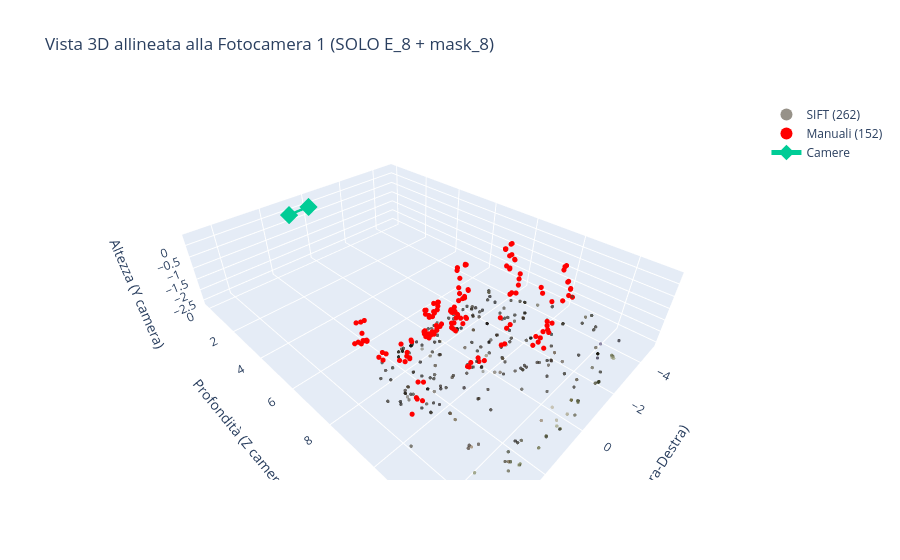

Notebook cell for this chart:
### Code cell
import os
import sys
import numpy as np
import cv2
import plotly.graph_objects as go

# Camera overlay: OFF by default. Enable with: python step3_reconstruct_and_visualize_plotly.py --cameras
SHOW_CAMERAS = True

IMG1_PATH = "object/img1.JPG"
CALIB_PATH = "camera_calib.npz"
E_RES_PATH = "outputs/E_results.npz"

OUT_DIR = "outputs"
os.makedirs(OUT_DIR, exist_ok=True)

img1 = cv2.imread(IMG1_PATH)
assert img1 is not None, "Errore caricamento img1."
img1_rgb = cv2.cvtColor(img1, cv2.COLOR_BGR2RGB)

cal = np.load(CALIB_PATH)
K = cal["K"].astype(np.float64)
dist = cal["dist"].astype(np.float64)

# Undistort img1 for correct color sampling of non-manual points
img1_u = cv2.undistort(img1, K, dist)
img1_u_rgb = cv2.cvtColor(img1_u, cv2.COLOR_BGR2RGB)

res = np.load(E_RES_PATH, allow_pickle=True)

# ============================================================
# USA SOLO LA TUA SOLUZIONE (E_8 + mask_8)
# ============================================================
if "E_8" not in res:
    raise RuntimeError("E_8 non presente in E_results.npz: rigenera lo step2 salvando E_8.")
E = res["E_8"].astype(np.float64)

if "mask_8" not in res:
    raise RuntimeError(
        "mask_8 non presente in E_results.npz.\n"
        "Rigenera E_results.npz con lo step2 che salva mask_8."
    )
mask_in = res["mask_8"].astype(bool)
print("✅ Uso SOLO E_8 + mask_8 (nessun fallback su OpenCV)")

# ------------------------------------------------------------
# Caricamento punti
# ------------------------------------------------------------
if "pts1_px" not in res or "pts1_norm" not in res or "pts2_norm" not in res:
    raise RuntimeError(
        "Nel file E_results.npz mancano pts1_px / pts1_norm / pts2_norm.\n"
        "Assicurati che step2 salvi questi array."
    )

pts1_px = res["pts1_px"].astype(np.float64)
pts1_norm = res["pts1_norm"].astype(np.float64)
pts2_norm = res["pts2_norm"].astype(np.float64)

src_is_manual = res["src_is_manual"].astype(bool) if "src_is_manual" in res else np.zeros(len(pts1_px), dtype=bool)

# Applica solo la tua mask_8
pts1_n = pts1_norm[mask_in].reshape(-1, 1, 2)
pts2_n = pts2_norm[mask_in].reshape(-1, 1, 2)
pts1_p = pts1_px[mask_in]
is_manual = src_is_manual[mask_in]

# ------------------------------------------------------------
# recoverPose con la tua E_8 (cameraMatrix = I perché punti norm)
# ------------------------------------------------------------
retval, R, t, mask_pose = cv2.recoverPose(E, pts1_n, pts2_n, np.eye(3))
mask_pose = mask_pose.ravel().astype(bool)

pts1_final_n = pts1_n[mask_pose].reshape(-1, 2)
pts2_final_n = pts2_n[mask_pose].reshape(-1, 2)
pts1_final_px = pts1_p[mask_pose].astype(np.int32)
is_manual_final = is_manual[mask_pose]

# ------------------------------------------------------------
# Triangolazione (coordinate normalizzate)
# ------------------------------------------------------------
P1 = np.hstack([np.eye(3), np.zeros((3, 1))])
P2 = np.hstack([R, t])

X_h = cv2.triangulatePoints(P1, P2, pts1_final_n.T, pts2_final_n.T)
X = (X_h[:3, :] / (X_h[3, :] + 1e-12)).T

# Colori: campionati correttamente per NON manuali sull'immagine UNDISTORTED
# (i manuali restano rossi in plot, quindi il loro colore qui è irrilevante ma lo teniamo coerente)
pts1_final_u_px = cv2.undistortPoints(
    pts1_final_px.reshape(-1, 1, 2).astype(np.float64),
    K, dist, P=K
).reshape(-1, 2)
pts1_final_u_px = np.rint(pts1_final_u_px).astype(np.int32)

colors_rgb = []
h0, w0 = img1_rgb.shape[:2]
h1, w1 = img1_u_rgb.shape[:2]
for i, pt in enumerate(pts1_final_px):
    if is_manual_final[i]:
        u, v = int(pt[0]), int(pt[1])
        v = int(np.clip(v, 0, h0 - 1))
        u = int(np.clip(u, 0, w0 - 1))
        c = img1_rgb[v, u] / 255.0
    else:
        u, v = int(pts1_final_u_px[i, 0]), int(pts1_final_u_px[i, 1])
        v = int(np.clip(v, 0, h1 - 1))
        u = int(np.clip(u, 0, w1 - 1))
        c = img1_u_rgb[v, u] / 255.0
    colors_rgb.append(c)
colors_rgb = np.asarray(colors_rgb, dtype=np.float64)

# ------------------ FILTRI ------------------
X2 = (R @ X.T + t).T
mask_cheir = (X[:, 2] > 0) & (X2[:, 2] > 0)

dists_all = np.linalg.norm(X, axis=1)
th = np.quantile(dists_all[mask_cheir], 0.9) if np.sum(mask_cheir) > 0 else np.inf
mask_dist = dists_all < th

mask_keep = mask_cheir & mask_dist
X = X[mask_keep]
colors_rgb = colors_rgb[mask_keep]
is_manual_final = is_manual_final[mask_keep]

n_sift = int(np.sum(~is_manual_final))
n_manual = int(np.sum(is_manual_final))
print(f"Punti ricostruiti: {len(X)} (SIFT={n_sift}, MANUAL={n_manual})")

# ------------------ TRANSFORM PLOT ------------------
def transform_to_plot(pts):
    # Stessa tua convenzione: (x, z, -y)
    x_p = pts[:, 0]
    y_p = pts[:, 2]
    z_p = -pts[:, 1]
    return x_p, y_p, z_p

def camera_center_from_Rt(R, t):
    return (-R.T @ t).reshape(3)

def rgb_str(c):
    r, g, b = (np.clip(c, 0, 1) * 255).astype(int)
    return f"rgb({r},{g},{b})"

sift_mask = ~is_manual_final
manual_mask = is_manual_final

data = []

# SIFT cloud (colorata)
if np.sum(sift_mask) > 0:
    xs, ys, zs = transform_to_plot(X[sift_mask])
    cols = [rgb_str(c) for c in colors_rgb[sift_mask]]
    data.append(go.Scatter3d(
        x=xs, y=ys, z=zs,
        mode="markers",
        name=f"SIFT ({n_sift})",
        marker=dict(size=2, color=cols, opacity=0.65)
    ))

# Manual (rossi)
if np.sum(manual_mask) > 0:
    xm, ym, zm = transform_to_plot(X[manual_mask])
    data.append(go.Scatter3d(
        x=xm, y=ym, z=zm,
        mode="markers",
        name=f"Manuali ({n_manual})",
        marker=dict(size=3, color="red", opacity=1.0)
    ))

# Camere (opzionale)
if SHOW_CAMERAS:
    C1 = np.zeros(3)
    C2 = camera_center_from_Rt(R, t)
    C_plot = np.vstack([C1, C2])
    xc, yc, zc = transform_to_plot(C_plot)

    data.append(go.Scatter3d(
        x=xc, y=yc, z=zc,
        mode="markers+lines",
        name="Camere",
        marker=dict(size=6, symbol="diamond"),
        line=dict(width=5)
    ))

fig = go.Figure(data=data)

fig.update_layout(
    title="Vista 3D allineata alla Fotocamera 1 (SOLO E_8 + mask_8)",
    scene=dict(
        xaxis_title="X (Sinistra-Destra)",
        yaxis_title="Profondità (Z camera)",
        zaxis_title="Altezza (Y camera)",
        aspectmode="data"  # scala coerente tra assi
    ),
    legend=dict(itemsizing="constant")
)

fig.show()

### Figure 1 — Plotly figure (JSON) as saved in the notebook; plotly's stock layout.template omitted (floating-point values rounded to 4 significant figures; data arrays with more than 128 entries replaced by an {"elided": "..."} marker saying what was removed)
{"data": [{"marker": {"color": {"elided": "262 str values"}, "opacity": 0.65, "size": 2}, "mode": "markers", "name": "SIFT (262)", "type": "scatter3d", "x": {"elided": "262 float values"}, "y": {"elided": "262 float values"}, "z": {"elided": "262 float values"}}, {"marker": {"color": "red", "opacity": 1, "size": 3}, "mode": "markers", "name": "Manuali (152)", "type": "scatter3d", "x": {"elided": "152 float values"}, "y": {"elided": "152 float values"}, "z": {"elided": "152 float values"}}, {"line": {"width": 5}, "marker": {"size": 6, "symbol": "diamond"}, "mode": "markers+lines", "name": "Camere", "type": "scatter3d", "x": [0.0, 0.9984], "y": [0.0, 0.05275], "z": [-0.0, -0.02154]}], "layout": {"legend": {"itemsizing": "constant"}, "scene": {"aspectmode": "data", "xaxis": {"title": {"text": "X (Sinistra-Destra)"}}, "yaxis": {"title": {"text": "Profondità (Z camera)"}}, "zaxis": {"title": {"text": "Altezza (Y camera)"}}}, "title": {"text": "Vista 3D allineata alla Fotocamera 1 (SOLO E_8 + mask_8)"}}}
